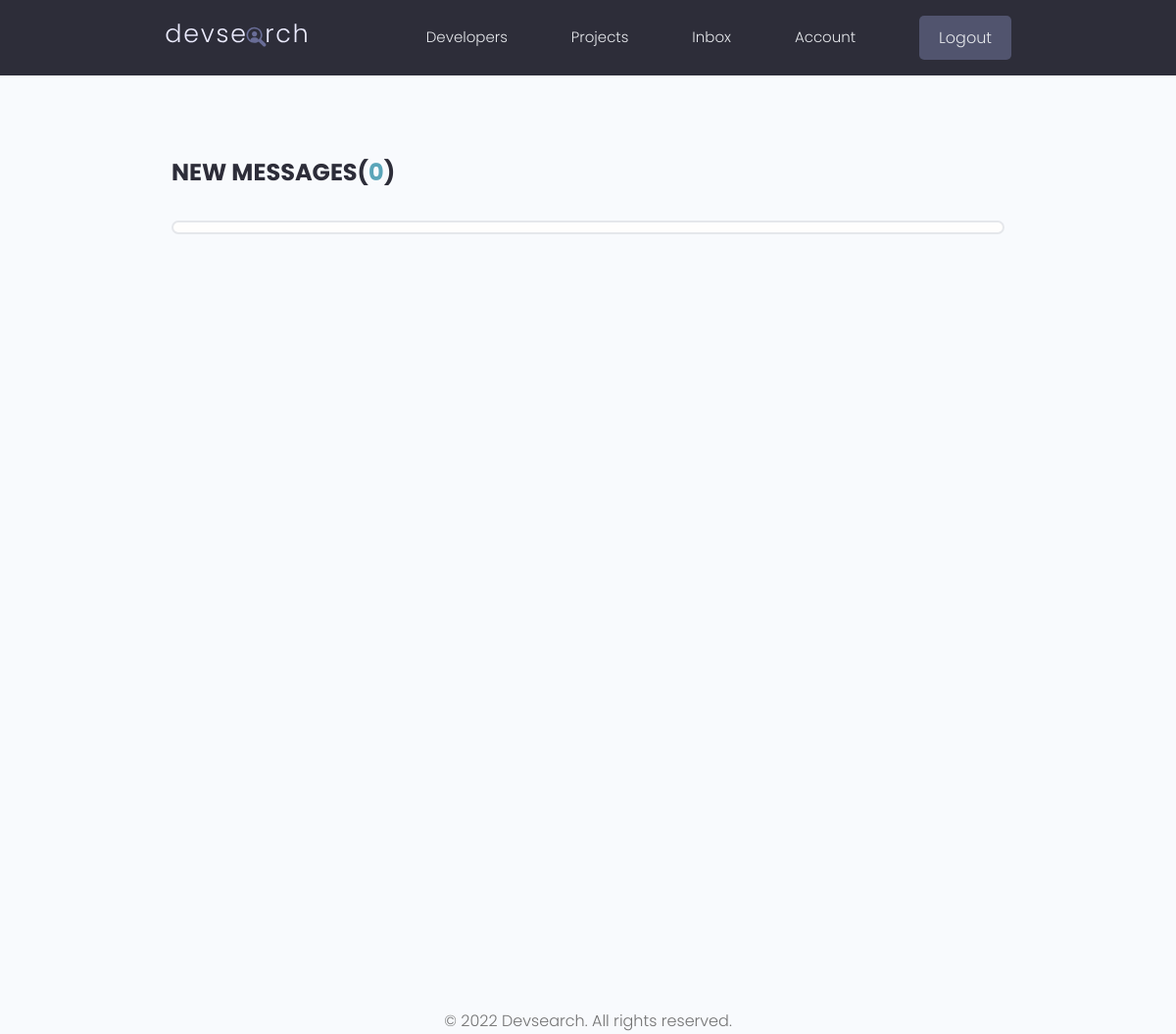
The app's page /inbox/ (signed in), older data.
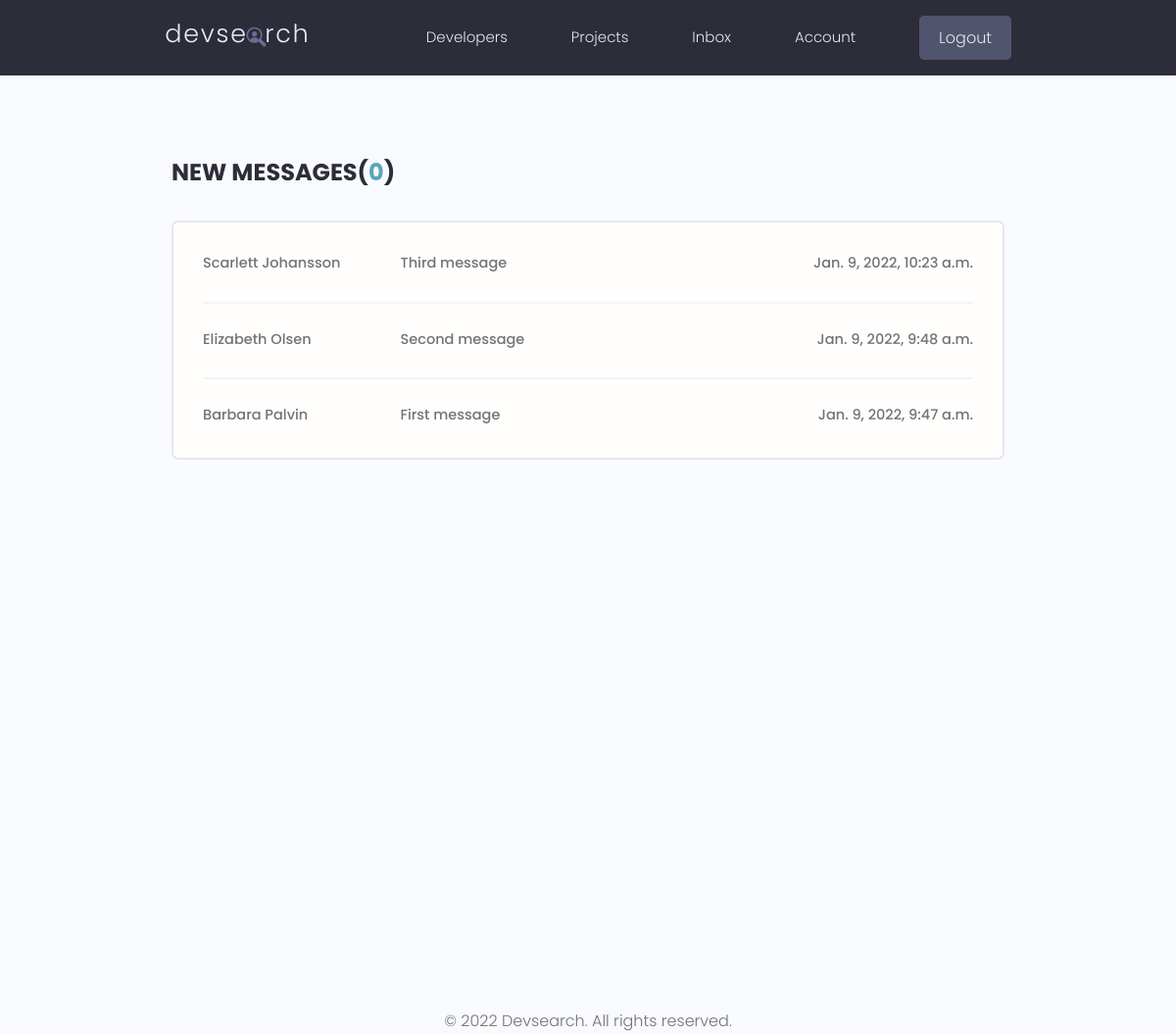
The same page, newer data.
### users/models.py (models this page shows, shortened)
class Message(models.Model):
    sender = models.ForeignKey(Profile, on_delete=models.SET_NULL, null=True, blank=True)
    recipient = models.ForeignKey(Profile, on_delete=models.SET_NULL, null=True, blank=True, related_name='messages')
    name = models.CharField(max_length=256, null=True, blank=True)
    email = models.EmailField(max_length=256, null=True, blank=True)
    subject = models.CharField(max_length=256, null=True, blank=True)
    body = models.TextField()
    is_read = models.BooleanField(default=False, null=True)
    created = models.DateTimeField(auto_now_add=True)
    id = models.UUIDField(default=uuid.uuid4, unique=True, primary_key=True, editable=False)
    class Meta:
        ordering = ['is_read', '-created']

### users/views.py (the view)
# urls.py: path('inbox/', views.inbox, name='inbox'),
@login_required(login_url='login')
def inbox(request):
    profile = request.user.profile
    messageRequests = profile.messages.all()
    unreadCount = messageRequests.filter(is_read=False).count()
    context = {'messageRequests': messageRequests, 'undreadCount': unreadCount}
    return render(request, 'users/inbox.html', context)

### users/templates/users/inbox.html
{% extends 'main.html' %}
{% block content %}
  <main class="inbox my-xl">
    <div class="content-box">
      <h3 class="inbox__title">New Messages(<span>{{ undreadCount }}</span>)</h3>
      <ul class="messages">
        {% for message in messageRequests %}
            {% if message.is_read == False %}
                <li class="message message--unread">
            {% else %}
                <li class="message">
            {% endif %}
              <a href="{% url 'message' message.id %}">
                <span class="message__author">{{ message.name }}</span>
                <span class="message__subject">{{ message.subject }}</span>
                <span class="message__date">{{ message.created }}</span>
              </a>
            </li>
        {% endfor %}
      </ul>
    </div>
  </main>
{% endblock content %}

Row changes from the older to the newer data that the page shows:
added Message: name "Scarlett Johansson", subject "Third message", created "Jan. 9, 2022, 10:23 a.m."
added Message: name "Elizabeth Olsen", subject "Second message", created "Jan. 9, 2022, 9:48 a.m."
added Message: name "Barbara Palvin", subject "First message", created "Jan. 9, 2022, 9:47 a.m."
